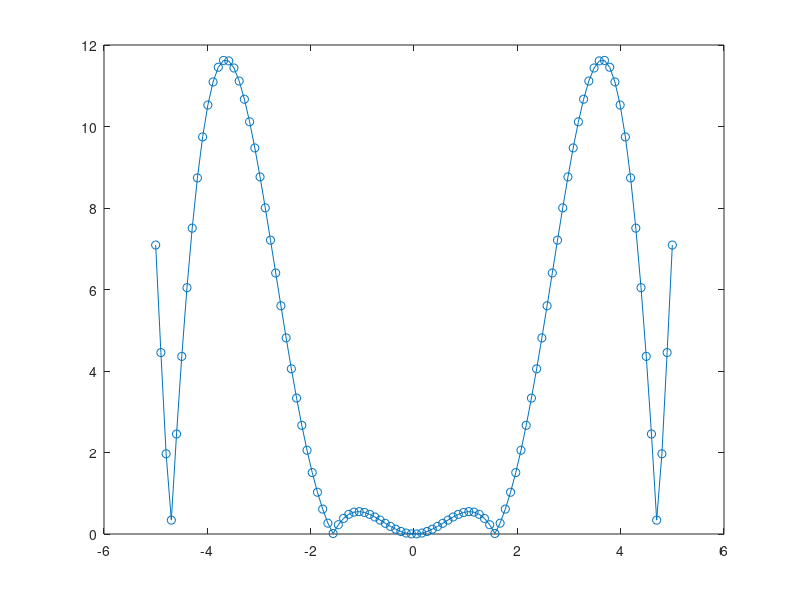

This chart was generated by the following MATLAB code: (Note: this script raises an error after producing the figure.)

% 8.2 그래프에 텍스트 넣기 y=2xsin^2(x)(단, -5<=x<=5)
x=linspace(-5,5);
y=2.*x.*sin(x).^2;
plot(x,y,'linewidth',2)
title('y=2xsin^2(x)(단, -5<=x<=5)')
axis tight


% 8.2.5 문자열의 형식 지정하기
% 다음에 주어진 함수의 그래프를 그리고 gtext함수를 이용하여 문자열 x^2cos(x)를 폰트의 크기는 20, 볼트체, 45도
% 기울여 출력하여라.
% y=|x^2cos(x)|(단, -5<=x<=5)
x=linspace(-5,5);
y=abs(x.^2.*cos(x));
plot(x,y,'o-')
gtext('x^2cos(x)', 'rotation',45,'fontsize',20, 'fontweight','bold')

